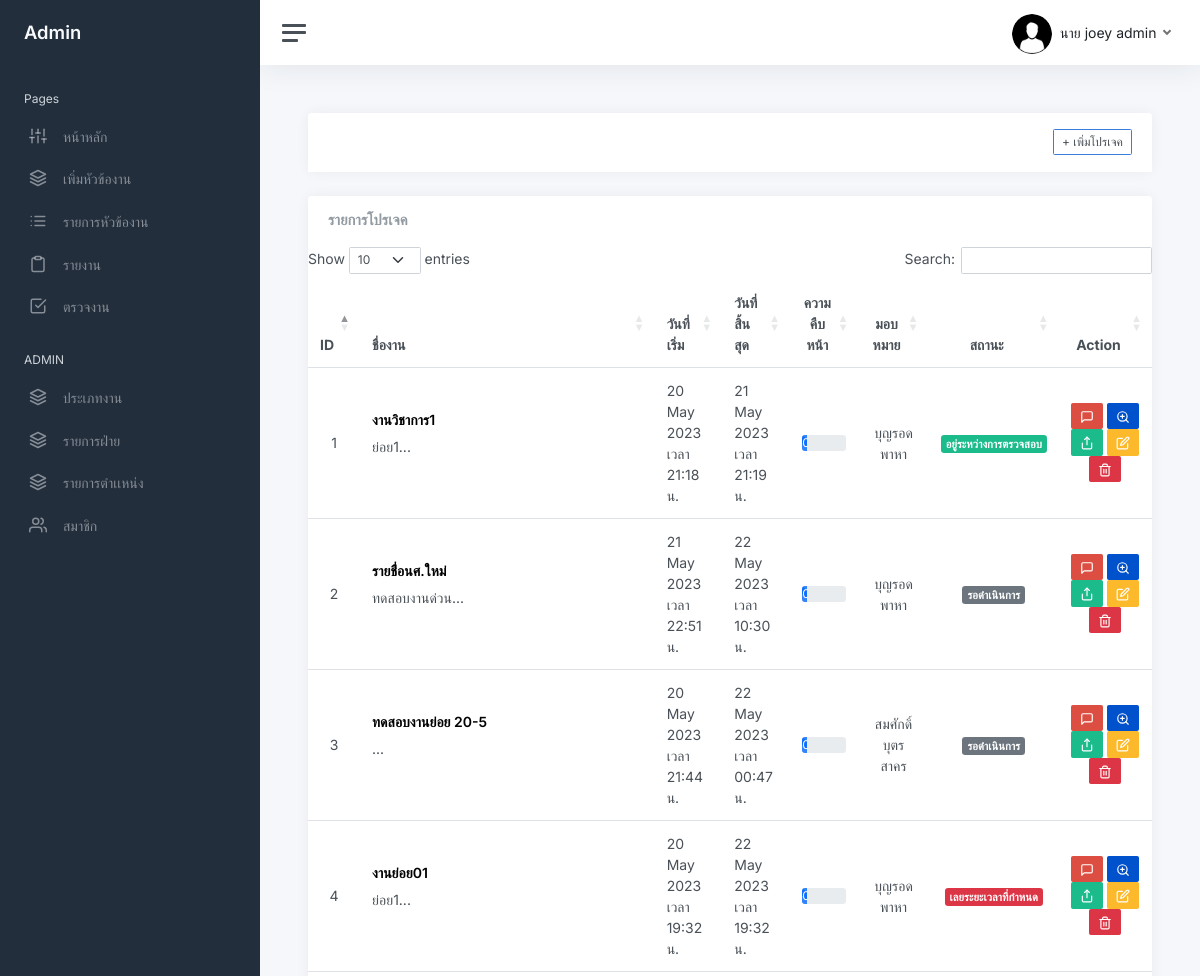
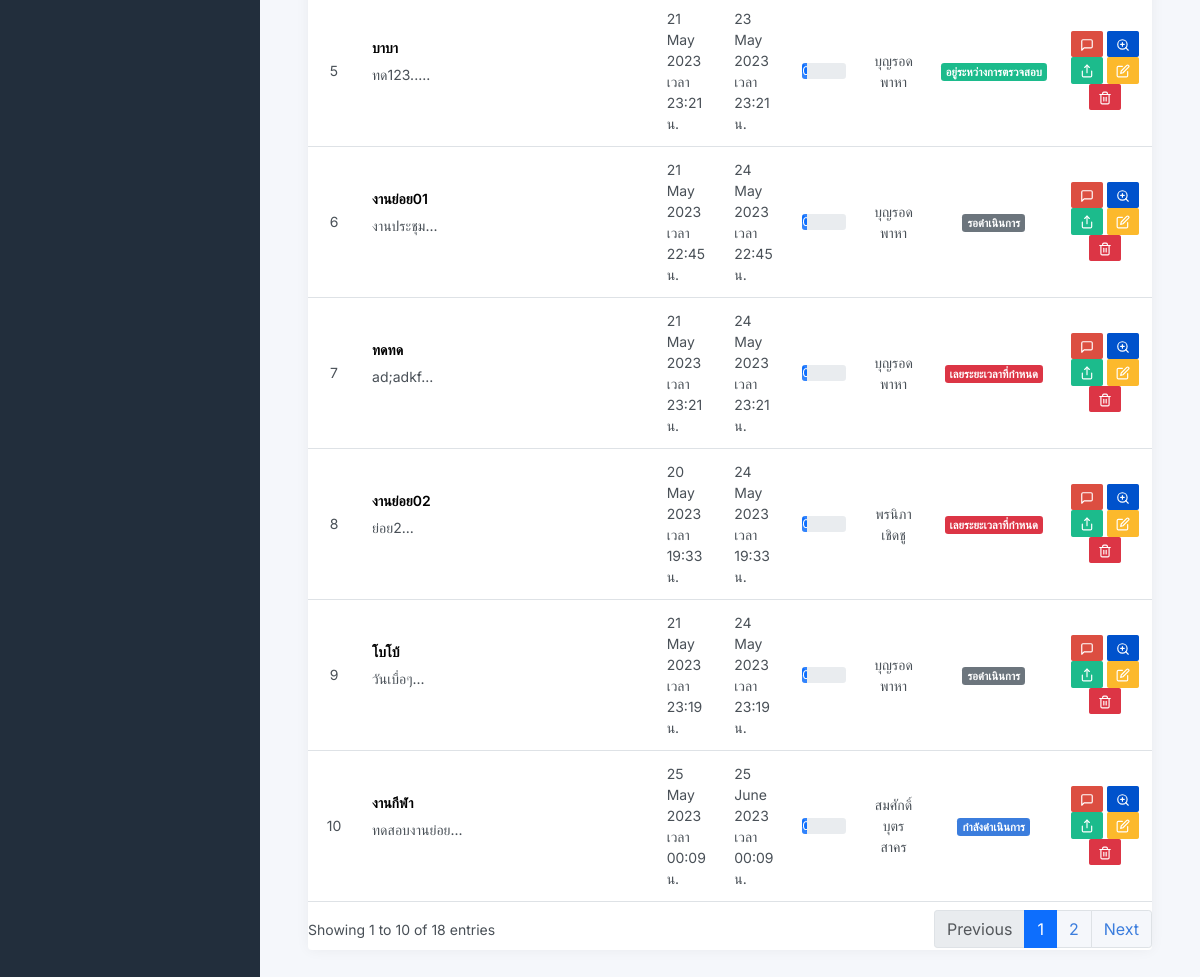
Screenshot of /task_list_user.php (signed in) with the database file from the repository (2 pictures, top to bottom).
### tables this page shows
CREATE TABLE `user` (
  `user_id` int NOT NULL,
  `firstname` varchar(200) NOT NULL,
  `lastname` varchar(200) NOT NULL,
  `email` varchar(200) NOT NULL,
  `password` varchar(255) NOT NULL,
  `role_id` int DEFAULT NULL,
  `avatar` varchar(255) DEFAULT NULL,
  `date_created` timestamp NOT NULL DEFAULT CURRENT_TIMESTAMP ON UPDATE CURRENT_TIMESTAMP,
  `status_user` int NOT NULL,
  `tel` varchar(255) NOT NULL,
  `line_token` varchar(255) NOT NULL,
  `idcard` varchar(13) NOT NULL,
  `department_id` int NOT NULL,
  `shortname_id` int NOT NULL,
  `status_user2` int NOT NULL
);

CREATE TABLE `project` (
  `project_id` int NOT NULL,
  `name_project` varchar(255) NOT NULL,
  `description` text NOT NULL,
  `status_1` tinyint NOT NULL,
  `create_project` timestamp NOT NULL DEFAULT CURRENT_TIMESTAMP ON UPDATE CURRENT_TIMESTAMP,
  `start_date` datetime NOT NULL,
  `end_date` datetime NOT NULL,
  `manager_id` int NOT NULL,
  `status_2` int NOT NULL,
  `id_jobtype` int NOT NULL,
  `progress_project` float NOT NULL
);

CREATE TABLE `task_list` (
  `task_id` int NOT NULL,
  `name_tasklist` varchar(255) NOT NULL,
  `description_task` varchar(200) NOT NULL,
  `status_task` tinyint NOT NULL,
  `strat_date_task` datetime NOT NULL,
  `end_date_task` datetime NOT NULL,
  `project_id` int NOT NULL,
  `user_id` int NOT NULL,
  `progress_task` float NOT NULL,
  `status_timetask` int NOT NULL,
  `status_task2` int NOT NULL
);

### funtion.php (called while the page is built, shortened)
<?php
    function showstattask($statustask){
        $stat1 = array("","รอดำเนินการ","ส่งเเล้ว","รอเเก้ไข","เลยเวลา","เสร็จสิ้น");
        if($statustask =='1'){
            return "<span class='badge bg-primary'>".$stat1[$statustask]."</span>";
        }elseif($statustask =='2'){
            return "<span class='badge bg-success'>".$stat1[$statustask]."</span>";
        }elseif($statustask =='3'){
            return "<span class='badge bg-warning'>".$stat1[$statustask]."</span>";
        }elseif($statustask =='4'){
            return "<span class='badge bg-warning'>".$stat1[$statustask]."</span>";
        }elseif($statustask =='5'){
            return "<span class='badge bg-danger'>".$stat1[$statustask]."</span>";
        }
    }
    function showshortname($shortname){
        if($shortname =='1'){
            return "นาย";
        }elseif($shortname =='2'){
            return "นางสาว";
        } elseif($shortname =='9'){
            return "นาง";
        } elseif($shortname =='3'){
            return "ดร.";
        } elseif($shortname =='4'){
        return "ผศ.";
        } elseif($shortname =='5'){
            return "รศ.";
        } elseif($shortname =='6'){
            return "ศ.";
        } elseif($shortname =='7'){
            return "ผศ.ดร.";
        } elseif($shortname =='8'){
            return "ศ.ดร.";
        }elseif($shortname =='10'){
            return "อาจารย์";
        } elseif($shortname =='11'){
            return "Mr.";
        }elseif($shortname =='12'){
            return "Ms";
        }
    }
    ?>

### task_list_user.php (the view, shortened to what this page needs)
<?php
    require_once 'connect.php';
?>
<!DOCTYPE html>
<html lang="en">
<?php include "head.php"?>
<body>
<link rel="stylesheet" type="text/css" href="https://cdn.datatables.net/1.13.2/css/dataTables.bootstrap5.min.css"
<?php include "sidebar.php"?>
<form action="" method="post" class="form-horizontal" enctype="multipart/form-data">
    <main class="content">
    <?php if($level!= 5 ): ?>
         <div class="col-lg-12">
            <div class="card card-outline card-success">
                <div class="container-fluid p-0">
                    <div class="card-header">
                        <div class="d-flex justify-content-end">
                            <a class="btn btn-block btn-sm btn-default btn-flat border-primary" href="addproject_page.php"><i class="fa fa-plus"></i>  + เพิ่มโปรเจค</a>
                        </div>
                    </div>
                </div>
            </div>
        </div>
        <?php endif; ?>
        <div class="card flex-fill">
                        <div class="card-header">
                            <h5 class="card-title mb-0">รายการโปรเจค</h5>
                        </div>
                            <table class="table table-hover my-0" id="example">
                                <thead>
                                    <tr>
                                    <th class="text-center">ID</th>
                                        <th class="text-left">ชื่องาน</th>
                                        <th class="text-left">วันที่เริ่ม</th>
                                        <th class="text-left">วันที่สิ้นสุด</th>
                                        <th class="text-center">ความคืบหน้า</th>
                                        <th class="text-center">มอบหมาย</th>
                                        <th class="text-center">สถานะ</th>
                                        <th class="text-center">Action</th>
                                    </tr>
                                </thead>
                                <tbody>
                                    <?php
                                        $i = 1;
                                        $stat1 = array("","รอดำเนินการ","กำลังดำเนินการ","อยู่ระหว่างการตรวจสอบ","รอการเเก้ไข","เลยระยะเวลาที่กำหนด","ดำเนินการเสร็จสิ้น");
                                        $where = "";
                                        $stmtprotasklist = "SELECT *,
                                            DATE_FORMAT(strat_date_task, '%e %M %Y ') AS start_date,
                                            DATE_FORMAT(end_date_task, '%e %M %Y ') AS end_date,
                                            DATE_FORMAT(strat_date_task, 'เวลา %H:%i น.') AS start_time,
                                            DATE_FORMAT(end_date_task, 'เวลา %H:%i น.') AS end_time
                                            FROM project natural join project_list natural join task_list natural join user $where order by end_date,status_2  DESC ";
                                        $stmtprotasklist = $db->query($stmtprotasklist);
                                        $stmtprotasklist->execute();
                                            while($row2 = $stmtprotasklist->fetch(PDO::FETCH_ASSOC)){ ?>
                                <tr>
                                    <td class="text-center">
                                        <?php echo $i++ ?>
                                    </td>
                                    <td>
                                        <h5><b><?php echo $row2['name_tasklist'] ?> </h5></b>
                                        <p class="truncate"><?php echo substr($row2['description_task'],0,100).'...';  ?></p>
                                    </td>
                                    <td >
                                    <?php echo $row2['start_date'].'<br>'.$row2['start_time']  ?>
                                    </td>
                                    <td>
                                    <?php echo $row2['end_date'].'<br>'.$row2['end_time']  ?>
                                    </td>
                                    <td>
                                        <div class="progress ">
                                            <div class="progress-bar progress-bar-striped progress-bar-animated" role="progressbar" style="width: 10%" >0</div>
                                        </div>
                                    </td>
                                    <td class="text-center" >
                                            <?php  echo $row2['firstname']." ".$row2['lastname'] ?>
                                    </td>
                                    <td class="text-center">
                                            <?php
                                                if($row2['status_task'] =='1'){
                                                echo "<span class='badge bg-secondary'>".$stat1[$row2['status_task']]."</span>";
                                            }elseif($row2['status_task'] =='2'){
                                                echo "<span class='badge bg-primary'>".$stat1[$row2['status_task']]."</span>";
                                            }elseif($row2['status_task'] =='3'){
                                                echo "<span class='badge bg-success'>".$stat1[$row2['status_task']]."</span>";
                                            }elseif($row2['status_task'] =='4'){
                                                echo "<span class='badge bg-warning'>".$stat1[$row2['status_task']]."</span>";
                                            }elseif($row2['status_task'] =='5'){
                                                echo "<span class='badge bg-danger'>".$stat1[$row2['status_task']]."</span>";
                                            }elseif($row2['status_task'] =='6'){
                                                echo "<span class='badge bg-danger'>".$stat1[$row2['status_task']]."</span>";
                                            } ?>
                                    </td>
                                    <td class="text-center">
                                    <a class="btn btn-google btn-sm" href="?update_id=<?php echo $row2['task_id']?>"  > <i data-feather="message-square"></i></a>
                                       <a class="btn btn-bitbucket btn-sm" data-bs-toggle="modal" data-bs-target="#viewtaskmodal<?php echo $row2['task_id']?>"><i data-feather="zoom-in"></i></a>
                                      <?php if($row2['manager_id'] == $user_id || $level <= 2 || $row2['user_id'] == $user_id ){?>
                                       <a href="?update_id=<?php echo $row2['task_id']?>" class="btn btn-success btn-sm"  ><i data-feather="share"></i></a>
                                       <?php } ?>
                                       <?php if ($row2['manager_id'] == $user_id || $level <= 2) {?>
                                                <a class="btn btn-warning btn-sm" href="edittask_page.php?update_id=<?php echo $row2['task_id']?>&project_id=<?=$row2['project_id']?>" class="btn btn-warning btn-sm"><i  data-feather="edit"></i></a>
                                                <a class="btn btn-danger btn-sm" href="deletetask.php?delete_id=<?php echo $row2['task_id']?>&project_id=<?=$row2['project_id']?>"><i data-feather="trash-2"></i></a>
                                        <?php } ?>
                                    </td>
                                </tr>
                                    <?php } ?>
                                </tbody>
                            </table>
                        </div>
                    </div>
                </div>
    </body>
</html>

### head.php (shortened to what this page needs)
<head>
	<link rel="stylesheet" href="css/multi_select.css">
	<link rel="stylesheet" href="css/csstablesiza.css">
	<link rel="stylesheet" href="css/modal_Profile.css">
	 <link href="https://cdn.jsdelivr.net/npm/bootstrap@5.3.0-alpha1/dist/css/bootstrap.min.css" rel="stylesheet">
 <link rel="stylesheet" href="https://cdn.jsdelivr.net/npm/bootstrap-icons@1.5.0/font/bootstrap-icons.min.css">
 <link href="https://cdn.jsdelivr.net/gh/kartik-v/bootstrap-fileinput@5.5.0/css/fileinput.min.css" media="all" rel="stylesheet" type="text/css" />
	<link href="css/app.css" rel="stylesheet">
</head>

### sidebar.php (shortened to what this page needs)
<?php
include "head.php";
include "funtion.php";
		if (isset($_SESSION['user_login'])) {
			$user_id = $_SESSION['user_login'];
			$sql = "SELECT *,concat(firstname,' ',lastname) as name FROM user AS u  natural JOIN position  WHERE u.user_id = $user_id ";
			$stmt = $db->prepare($sql);
			$stmt->execute();
			$row = $stmt->fetch(PDO::FETCH_ASSOC);
		}
			$level = $row['level'];
			$where ='';
			$sql2 = "SELECT MAX(level) as maxlevel , MIN(level) as minlevel FROM user as u
			left join position as p ON u.role_id = p.role_id
			left join department as d on u.department_id = d.department_id   $where ";
			$stmt2 = $db->prepare($sql2);
			$stmt2->execute();
			$row2 = $stmt2->fetch(PDO::FETCH_ASSOC);
			$maxlevel = $row2['maxlevel'];
?>
<div class="wrapper">
		<nav id="sidebar" class="sidebar js-sidebar">
			<div class="sidebar-content js-simplebar">
				<a class="sidebar-brand" href="index.php">
				<?php if($level <= 2): ?>
				<span class="align-middle">Admin <?php ?></span>
				<?php else: ?>
					<span class="align-middle">user <?php/*  echo $row['firstname']  */?></span>
					<?php endif; ?>
				</a>
				<ul class="sidebar-nav">
					<li class="sidebar-header">
						Pages
					</li>
					<li class="sidebar-item">
						<a class="sidebar-link" href="index.php">
              <i class="align-middle" data-feather="sliders"></i> <span class="align-middle">หน้าหลัก</span>
            </a>
					</li>
					<?php if($level != $maxlevel): ?>
					<li class="sidebar-item">
						<a data-bs-target="#maps" data-bs-toggle="collapse" class="sidebar-link collapsed" aria-expanded="false">
							<i class="align-middle" data-feather="layers"></i>
							 <span class="align-middle">
								เพิ่มหัวข้องาน
							</span>
						</a>
					</li>
					<?php endif; ?>
					<li class="sidebar-item">
						<a data-bs-target="#project_list" data-bs-toggle="collapse" class="sidebar-link collapsed" aria-expanded="false">
							<i class="align-middle" data-feather="list"></i>
							 <span class="align-middle">
							 รายการหัวข้องาน
							</span>
						</a>
					</li>
			<li class="sidebar-item">
				<a data-bs-target="#report" data-bs-toggle="collapse" class="sidebar-link collapsed" aria-expanded="false">
					<i class="align-middle" data-feather="clipboard"></i>
						<span class="align-middle">
						รายงาน
					</span>
				</a>
			</li>
					<?php if($level != $maxlevel): ?>
					<li class="sidebar-item">
						<a class="sidebar-link" href="checktask_list.php">
              <i class="align-middle" data-feather="check-square"></i> <span class="align-middle">ตรวจงาน</span>
            </a>
			<?php endif; ?>
					</li>
					<?php if(($level <= 2) ): ?>
					<li class="sidebar-header">
						ADMIN
					</li>
					<?php elseif($level == 2): ?>
					<li class="sidebar-header">
						USER
					</li>
					<?php endif; ?>
					<?php if($level <=2): ?>
						<li class="sidebar-item">
							<a class="sidebar-link"  href="jobtype_list.php">
				<i class="align-middle" data-feather="layers"></i> <span class="align-middle">ประเภทงาน</span>
							</a>
						<li class="sidebar-item">
							<a class="sidebar-link"  href="departmant_list.php">
				<i class="align-middle" data-feather="layers"></i> <span class="align-middle">รายการฝ่าย</span>
							</a>
						<li class="sidebar-item">
							<a class="sidebar-link"  href="position_list.php">
				<i class="align-middle" data-feather="layers"></i> <span class="align-middle">รายการตำเเหน่ง</span>
							</a>
					</li>
					<li class="sidebar-item">
						<a data-bs-target="#user" data-bs-toggle="collapse" class="sidebar-link collapsed" aria-expanded="false">
							<i class="align-middle" data-feather="users"></i>
							 <span class="align-middle">
								สมาชิก
							</span>
						</a>
					</li>
					<?php endif; ?>
				</ul>
			</div>
		</nav>
		<div class="main">
			<nav class="navbar navbar-expand navbar-light navbar-bg">
				<a class="sidebar-toggle js-sidebar-toggle">
          <i class="hamburger align-self-center"></i>
        </a>
				<div class="navbar-collapse collapse">
					<ul class="navbar-nav navbar-align">
							<a class="nav-link dropdown-toggle d-none d-sm-inline-block" href="#" data-bs-toggle="dropdown">
							<?php if($row['avatar'] !=""){?>
                				<img src="img/avatars/<?php echo $row['avatar'] ?>" class="avatar rounded-circle rounded me-1" alt="" > <span class="text-dark"> <?php echo $row['firstname'] . ' ' . $row['lastname'] ?></span>
							<?php }else{?>
								<img src="img/avatars/09.jpg" class="avatar rounded-circle rounded me-1" alt="" > <span class="text-dark"> <?php echo  showshortname($row['shortname_id']) . ' ' . $row['firstname'] . ' ' . $row['lastname'] ?></span>
 							<?php }?>
              				</a>
					</ul>
				</div>
			</nav>

### css/multi_select.css (style rules this page uses)
body { font-family: 'Courier New', Courier, monospace; font-size: 14px; }

### rows the page displays
user: shortname "นาย", firstname "joey", lastname "admin"
project: task_list.name_tasklist "งานวิชาการ1", task_list.description_task "ย่อย1", start_date "20 May 2023", start_time "เวลา 21:18 น.", end_date "21 May 2023", end_time "เวลา 21:19 น.", user.firstname "บุญรอด", user.lastname "พาหา", task_list.status_task "อยู่ระหว่างการตรวจสอบ", task_list.name_tasklist "รายชื่่อนศ.ใหม่", task_list.description_task "ทดสอบงานด่วน", start_date "21 May 2023", start_time "เวลา 22:51 น.", end_date "22 May 2023", end_time "เวลา 10:30 น.", task_list.status_task "รอดำเนินการ", task_list.name_tasklist "งานย่อย01", task_list.description_task "งานประชุม", start_time "เวลา 22:45 น.", end_date "24 May 2023", end_time "เวลา 22:45 น."
project: task_list.name_tasklist "ทดสอบงานย่อย 20-5", start_date "20 May 2023", start_time "เวลา 21:44 น.", end_date "22 May 2023", end_time "เวลา 00:47 น.", user.firstname "สมศักดิ์", user.lastname "บุตรสาคร", task_list.status_task "รอดำเนินการ"
project: task_list.name_tasklist "งานย่อย01", task_list.description_task "ย่อย1", start_date "20 May 2023", start_time "เวลา 19:32 น.", end_date "22 May 2023", end_time "เวลา 19:32 น.", user.firstname "บุญรอด", user.lastname "พาหา", task_list.status_task "เลยระยะเวลาที่กำหนด", task_list.name_tasklist "งานย่อย02", task_list.description_task "ย่อย2", start_time "เวลา 19:33 น.", end_date "24 May 2023", end_time "เวลา 19:33 น.", user.firstname "พรนิภา", user.lastname "เชิดชู"
project: task_list.name_tasklist "บาบา", task_list.description_task "ทด123..", start_date "21 May 2023", start_time "เวลา 23:21 น.", end_date "23 May 2023", end_time "เวลา 23:21 น.", user.firstname "บุญรอด", user.lastname "พาหา", task_list.status_task "อยู่ระหว่างการตรวจสอบ", task_list.name_tasklist "ทดทด", task_list.description_task "ad;adkf", end_date "24 May 2023", task_list.status_task "เลยระยะเวลาที่กำหนด"
project: task_list.name_tasklist "โบโบ้", task_list.description_task "วันเบื่อๆ", start_date "21 May 2023", start_time "เวลา 23:19 น.", end_date "24 May 2023", end_time "เวลา 23:19 น.", user.firstname "บุญรอด", user.lastname "พาหา", task_list.status_task "รอดำเนินการ"
project: task_list.name_tasklist "งานกีฬา", task_list.description_task "ทดสอบงานย่อย", start_date "25 May 2023", start_time "เวลา 00:09 น.", end_date "25 June 2023", end_time "เวลา 00:09 น.", user.firstname "สมศักดิ์", user.lastname "บุตรสาคร", task_list.status_task "กำลังดำเนินการ"
